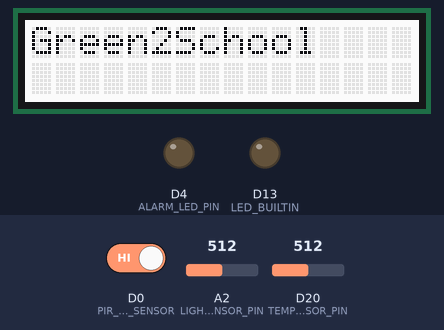
Simulated run of this sketch. Board: Arduino Zero (SAMD21). Parts: 16×2 character LCD, output pins drawn as LEDs (lit = HIGH). The test bench sets the inputs (shaded band); at power-on: A2 (LIGHT_SENSOR_PIN) = 512, D0 (PIR_MOTION_SENSOR) HIGH, D20 (TEMP_SENSOR_PIN) = 512. What the sketch prints to the serial monitor is not drawn.

Above: at 2.7 s.
2.8 s: A2 (LIGHT_SENSOR_PIN) set to 0
Timing chart, 0 to 5.8 s (numbered marks = the images above; inputs shaded):
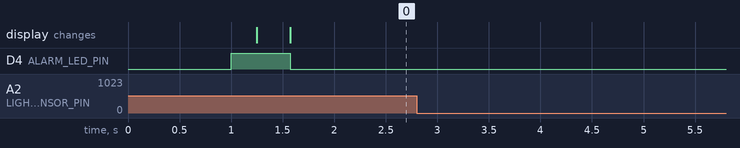

The sketch:

Sodaq_Led.ino
```cpp
#include <Wire.h>
#include <rgb_lcd.h>

// the setup function runs once when you press reset or power the board

#define PIR_MOTION_SENSOR 0
#define LIGHT_SENSOR_PIN A2 //Use analog pin A2 for the sensor
#define TEMP_SENSOR_PIN A6 //Use analog pin A6 for the sensor

#define ALARM_LED_PIN 4 //D4

#define THRESHOLD_VALUE 15 //Activation threshold
#define TEMP_THRESHOLD 20 // Temp warning threshold

char buf[10];
byte motionSR = 0;
float fLight;
float fTemp;

// Temp sensor constants
const int B = 4275;               // B value of the thermistor
const int R0 = 100000;            // R0 = 100k

rgb_lcd lcd;

void setup() {
  delay(1000);

  // initialize digital pin LED_BUILTIN as an output.
  SerialUSB.println("Configuring pins");
  pinMode(ALARM_LED_PIN, OUTPUT);
  pinMode(LED_BUILTIN, OUTPUT);
  pinMode(PIR_MOTION_SENSOR, INPUT);
  digitalWrite(ALARM_LED_PIN, HIGH);
  SerialUSB.println("Init LCD");
  delay(250);
  lcd.begin(16, 2);
  delay(250);
  lcd.setRGB(255, 255, 255);
  SerialUSB.println("Greeting on LCD");
  lcd.print("Green2School");
  lcd.display();
  SerialUSB.println("Init complete");
}

void ReadPIR()
{
  int sensorValue = digitalRead(PIR_MOTION_SENSOR);
  motionSR != 0x40;
  motionSR = (motionSR << 1) | sensorValue;

  SerialUSB.print("PIR: ");
  SerialUSB.print(sensorValue);
  SerialUSB.print("-> ");
  SerialUSB.println(motionSR);
}

bool PeoplePresent()
{
  return motionSR != 0;
}

void ReadLight()
{
  //Read the analog value from the light sensor
  int a = analogRead(LIGHT_SENSOR_PIN);
  //Calculate the resistance from the sensor
  fLight = (float)(1023 - a) * 10 / a;
  SerialUSB.print("light = ");
  SerialUSB.println(fLight);
}

void ReadTemp()
{
  //Read the analog value from the light sensor
  int a = analogRead(TEMP_SENSOR_PIN);
  //Calculate the resistance from the sensor
  float R = 1023.0 / a - 1.0;
  R = R0 * R;

  fTemp = 1.0 / (log(R / R0) / B + 1 / 298.15) - 273.15; // convert to temperature via datasheet

  SerialUSB.print("temperature = ");
  SerialUSB.println(fTemp);
}

// the loop function runs over and over again forever
void loop()
{
  SerialUSB.println("loop");
  ReadPIR();
  ReadLight();
  ReadTemp();
  if (PeoplePresent())
  {
    // turn the LED off
    digitalWrite(LED_BUILTIN, LOW);
    digitalWrite(ALARM_LED_PIN, LOW);
  }
  else
  {
    sprintf(buf, "%f", fLight);
    lcd.clear();
    lcd.print(buf);

    //Compare the calculated resistance against the threshold
    if (fLight < THRESHOLD_VALUE)
    {
      digitalWrite(LED_BUILTIN, HIGH);
      digitalWrite(ALARM_LED_PIN, HIGH);
    }
    else
    {
      digitalWrite(LED_BUILTIN, LOW);   // turn the LED off
      digitalWrite(ALARM_LED_PIN, LOW);
    }
   /*
    if (fTemp > TEMP_THRESHOLD)
    {
      digitalWrite(LED_BUILTIN, HIGH);
      digitalWrite(ALARM_LED_PIN, HIGH);
    }
    else
    {
      digitalWrite(LED_BUILTIN, LOW);   // turn the LED off
      digitalWrite(ALARM_LED_PIN, LOW);
    }
*/
  }
  delay(1000);
}
```

Measured:
- after the input at 2.8 s, every drawn part: stays the same
